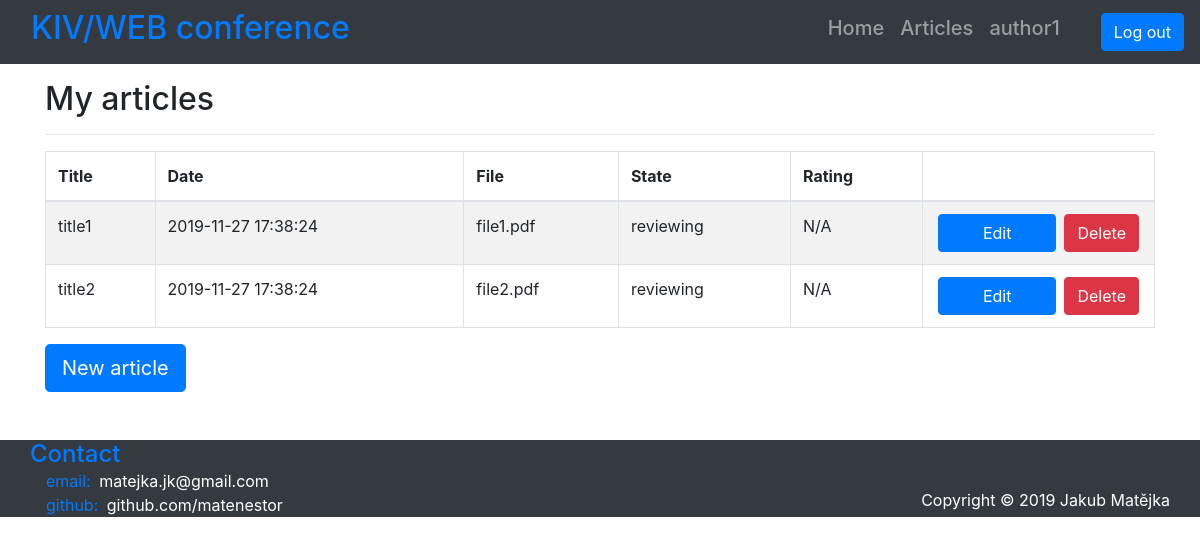
The app's page /index.php?page=user (signed in) with its own data.
### tables this page shows
CREATE TABLE IF NOT EXISTS `article` (
  `id_article` int(11) NOT NULL,
  `user_id_user` int(11) NOT NULL,
  `title` varchar(256) NOT NULL,
  `author` varchar(128) NOT NULL,
  `date` datetime NOT NULL DEFAULT current_timestamp(),
  `file` varchar(256) NOT NULL,
  `status` enum('reviewing','published','refused') NOT NULL DEFAULT 'reviewing',
  `rating` tinyint(4) DEFAULT NULL,
  `abstract` text NOT NULL
);

### app/Models/BaseModel.php (called while the page is built, shortened)
<?php
class BaseModel {
    private $pdo;
    public function __construct() {
        $this->pdo = $this->connectDB();
    }
    private function connectDB() {
        try {
            $pdo = new PDO("mysql:host=".DB_SERVER.";dbname=".DB_NAME, DB_USER, DB_PASS);
            $pdo->exec("set names utf8");
        }
        catch(PDOException $ex){
            die("Unable to connect to database. Please try again in a few minutes.");
        }
        return $pdo;
    }
    private function disconnectDB() {
        $this->pdo = null;
    }
    protected function executeQuery(string $query) {
        $stmt = $this->pdo->query($query);
        if ($stmt) {
            return $stmt;
        }
        else {
            $error = $this->pdo->errorInfo();
            echo $error[2];
            return null;
        }
    }
    protected function selectFromTable(string $what, string $tableName, string $where="", string $orderBy="") {
        $query = "SELECT ".$what." FROM ".$tableName
            .(($where=="") ? "" : " WHERE ".$where)
            .(($orderBy=="") ? "" : " ORDER BY ".$orderBy);
        $result = $this->executeQuery($query);
        return $result->fetchAll();
    }
}

### index.php (called while the page is built, shortened)
<?php
$login = new LoginService();
$router = new RouterService();
$router->route();

### app/services/LoginService.php (called while the page is built, shortened)
<?php
class LoginService {
    private $name;
    private $date;
    private $sess;
    public function __construct() {
        $this->name = "username";
        $this->date = "date";
        $this->sess = new SessionService();
    }
    public function isUserLoged() {
        return $this->sess->isSessionSet($this->name);
    }
    public function getUserInfo() {
        $name = $this->sess->readSession($this->name);
        $date = $this->sess->readSession($this->date);
        return array($name, $date);
    }
}

### app/services/SessionService.php (called while the page is built, shortened)
<?php
class SessionService {
    public function readSession($key) {
        $value = null;
        if($this->isSessionSet($key)) {
            $value = $_SESSION[$key];
        }
        return $value;
    }
    public function isSessionSet($key) {
        return isset($_SESSION[$key]);
    }
}

### app/Controllers/UserController.php (called while the page is built, shortened)
<?php
class UserController extends ABaseController {
    private $db;
    public function __construct() {
        $this->db = new UserModel();
    }
    public function process() {
        global $login;
        $userName = $login->getUserInfo()[0];
        $userRole = $this->db->getUserRole($userName);
        switch ($userRole) {
            case "author":
                $controller = new AuthorController();
                break;
        }
        $controller->process();
    }
}

### app/Models/UserModel.php (called while the page is built, shortened)
<?php
class UserModel extends BaseModel {
    public function getUserRole($userName) {
        return $this->getUserByName($userName)[0]["role"];
    }
    public function getUserID($userName) {
        return $this->getUserByName($userName)[0]["id_user"];
    }
    private function getUserByName($name) {
        $what = "*";
        $where = "username='$name'";
        return parent::selectFromTable($what, TABLE_USER, $where);
    }
}

### app/Controllers/AuthorController.php (called while the page is built)
<?php
class AuthorController extends ABaseController {
    private $dbArticles;
    public function __construct() {
        $this->view = "AuthorView";
        $this->title = "Author";
        $this->dbArticles = new ArticlesModel();
    }
    public function process() {
        global $login;
        $this->data = $this->dbArticles->getArticlesByUser($login->getUserInfo()[0]);
        $this->show();
    }
    private function show() {
        $template = parent::getView(
            $this->view,
            $this->title,
            $this->data
        );
        return $template;
    }
}

### app/Models/ArticlesModel.php (called while the page is built, shortened)
<?php
class ArticlesModel extends BaseModel {
    private $dbUser;
    public function __construct() {
        $this->dbUser = new UserModel();
    }
    public function getArticlesByUser($user) {
        $idUser = $this->dbUser->getUserID($user);
        $what = "*";
        $where = "user_id_user=$idUser";
        return parent::selectFromTable($what, TABLE_ARTICLE, $where);
    }
}

### app/Controllers/ABaseController.php (called while the page is built, shortened)
<?php
abstract class ABaseController {
    protected function getView($view, $title, $data=null) {
        require APP_PATH.DIR_VIEWS.LAYOUT.EXT_VIEW;
        $template = ob_get_clean();
        return $template;
    }
    public function getContent($view, $data) {
        require APP_PATH.DIR_VIEWS.$view.EXT_VIEW;
    }
}

### app/Views/AuthorView.phtml (the view)
<p class="h2">My articles</p>
<hr>
<div class="table-wrapper">
    <table class="table table-striped table-hover table-bordered">
        <thead>
        <tr>
            <th>Title</th>
            <th>Date</th>
            <th>File</th>
            <th>State</th>
            <th>Rating</th>
            <th></th>
        </tr>
        </thead>
        <tbody>
        <?php foreach ($data as $article): ?>
        <tr>
            <td><?= $article["title"]; ?></td>
            <td><?= $article["date"]; ?></td>
            <td><?= $article["file"]; ?></td>
            <td><?= $article["status"]; ?></td>
            <td><?= $article["rating"] != null ? $article["rating"] : "N/A"; ?></td>
            <td>
                <div class="row justify-content-md-center">
                    <a href="<?= INDEX."?page=new_article?edit=true?id_article=".$article["id_article"] ?>" class="col-6 btn btn-primary mr-2" role="button" aria-pressed="true">Edit</a>
                    <form action="<?= INDEX ?>" method="post">
                        <button type="submit" name="submit_article" value="<?= $article["id_article"] ?>" class="col btn btn-danger">Delete</button>
                    </form>
                </div>
            </td>
        </tr>
        <?php endforeach; ?>
        </tbody>
    </table>
    <div>
        <a href="<?= INDEX."?page=new_article"?>" class="btn btn-primary btn-lg mb-5" role="button" aria-pressed="true">New article</a>
    </div>
</div>

### app/services/RouterService.php (shortened to what this page needs)
<?php
class RouterService {
    public function route() {
        $pageController = new $controllerName;
        echo $pageController->process();
    }
}

### app/Views/Layout.phtml (shortened to what this page needs)
<?php
global $login;
?>
<!DOCTYPE html>
<html lang="en">
<head>
    <link rel="stylesheet" href="https://stackpath.bootstrapcdn.com/bootstrap/4.3.1/css/bootstrap.min.css">
</head>
<body>
<header>
    <nav class="navbar fixed-top navbar-expand-lg navbar-dark bg-dark text-primary">
        <div class="container-fluid">
            <div class="collapse navbar-collapse align-content-around" id="navbarResponsive">
                <ul class="navbar-nav mr-auto">
                    <li class="nav-item">
                        <p class="h2">KIV/WEB conference</p>
                    </li>
                </ul>
                <ul class="navbar-nav">
                    <li class="nav-item">
                        <a class="nav-link h5" href=<?= INDEX."?page=home"?>>Home</a>
                    </li>
                    <li class="nav-item">
                        <a class="nav-link h5" href=<?= INDEX."?page=articles"?>>Articles</a>
                    </li>
                    <?php
                    if ($login->isUserLoged()) {
                        echo "<li class='nav-item'><a class='nav-link h5' href='".INDEX."?page=user'>";
                        echo $login->getUserInfo()[0];
                        echo "</a></li>";
                    }
                    ?>
                </ul>
                <ul class="navbar-nav ml-5">
                    <li>
                        <div class="btn-group row float-right" role="group" aria-label="Basic example">
                            <?php
                            if (!$login->isUserLoged()) { ?>
                                <a href="<?= INDEX."?page=login"?>" class="btn btn-primary" role="button" aria-pressed="true">Log in</a>
                                <a href="<?= INDEX."?page=register"?>" class="btn btn-outline-primary" role="button" aria-pressed="true">Register</a>
                            <?php }
                            else {
                            ?>
                                <form action="<?= INDEX ?>" method="post" class="m-0">
                                    <button type="submit" name="submit_login" value="logout" class="btn btn-primary">Log out</button>
                                </form>
                            <?php } ?>
                        </div>
                    </li>
                </ul>
            </div>
        </div>
    </nav>
</header>
<main>
    <div class="container application-main">
        <?= $this->getContent($view, $data); ?>
    </div>
</main>
<footer class="footer bg-dark
    <?php
        if (in_array($view, array("LoginView", "RegisterView", "err404View", "GoodLuckView")))
        echo "fixed-bottom";
    ?>">
    <div class="container-fluid row m-0 justify-content-between">
        <div class="col">
            <ul class="navbar-nav">
                <li>
                    <span class="h4 text-left text-primary">Contact</span>
                </li>
                <li>
                    <span class="text-primary ml-3">email: </span>
                    <span class="text-white ml-1">matejka.jk@gmail.com</span>
                </li>
                <li>
                    <span class="text-primary ml-3">github: </span>
                    <a class="text-white ml-1" href="https://github.com/matenestor">github.com/matenestor</a>
                </li>
            </ul>
        </div>
        <div class="col">
            <p class="text-white text-right mt-xl-5 mb-0">Copyright © 2019 Jakub Matějka</p>
        </div>
    </div>
</footer>
</body>
</html>

### app/Views/Layout.phtml (style rules this page uses)
body { padding-top: 80px; }

### records on screen
article: title "title1", date "2019-11-27 17:38:24", file "file1.pdf", status "reviewing", shows "N/A", $article["id_article"] 1 (drawn)
article: title "title2", date "2019-11-27 17:38:24", file "file2.pdf", status "reviewing", shows "N/A", $article["id_article"] 2 (drawn)

### other values on screen
$login->getUserInfo()[0] "author1"
